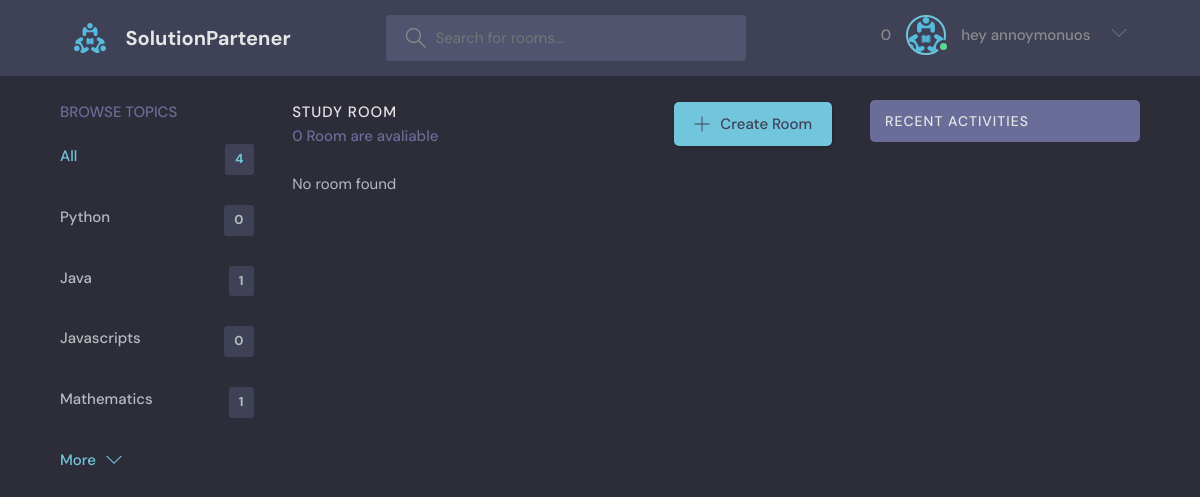
Page /?q=Python on the committed database.
### Base/models.py (models this page shows, shortened)
class Topic(models.Model):
    name = models.CharField(max_length=200)
    created  = models.DateTimeField(auto_now_add=True)
    updated = models.DateTimeField(auto_now=True)
    class Meta:
        verbose_name_plural = "Topics"
        verbose_name = "Topic"
        ordering = ("-updated", "-created")

class Room(models.Model):
    host =  models.ForeignKey(User, on_delete=models.CASCADE)
    topic = models.ForeignKey(Topic, on_delete=models.CASCADE)
    name = models.CharField(max_length=50)
    description = models.TextField(null=True, blank=True)
    participants = models.ManyToManyField(User, related_name="participants", blank=True)
    updated = models.DateTimeField(auto_now=True)
    created = models.DateTimeField(auto_now_add=True)
    class Meta:
        verbose_name_plural = "Rooms"
        verbose_name = "Room"
        ordering = ("-updated", )

### Base/views.py (the view)
# urls.py: path('', home, name="home"),
def home(request):
    if request.user.is_authenticated:
        if request.user.first_name == '' and request.user.last_name == '':
            return redirect('edit_user')
    else:
        pass
    q = request.GET.get('q') if request.GET.get('q') != None else ''
    rooms = Room.objects.filter(
        Q(topic__name__icontains=q)|
        Q(name__icontains=q)| Q(description__icontains=q)
        )
    room_count = rooms.count()
    topic = Topic.objects.all()[:4]
    room_topic = Room.objects.filter(topic=topic)
    message = Message.objects.filter(Q(room__topic__name__icontains=q))
    context = {
        'room': rooms, 'topic':  topic, 'room_count': room_count, 'room_messages': message, 'room_topic': room_topic
    }
    return render(request, 'base/home.html', context)

### templates/base/home.html (shortened to what this page needs)
{% extends "base/main.html" %}
{% block content %}
<main class="layout layout--3">
  <div class="container">
    <div class="topics">
      {% include "components/topic_sidebar.html" %}
    </div>
    <div class="roomList">
      <div class="roomList__header">
        <div>
        <h2>Study Room</h2>
        <p>{{room|length }}  Room {{room|pluralize:"is,are"}}  avaliable </p>
        </div>
        <a class="btn btn--main" href="{% if request.user.is_authenticated %} {% url 'room_form' %} {% else %} # {% endif %}">
          <svg version="1.1" xmlns="http://www.w3.org/2000/svg" width="32" height="32" viewBox="0 0 32 32">
              <title>add</title>
              <path
              d="M16.943 0.943h-1.885v14.115h-14.115v1.885h14.115v14.115h1.885v-14.115h14.115v-1.885h-14.115v-14.115z"
              ></path>
          </svg>
            Create Room
        </a>
      </div>
    {% include "components/room_sidebar.html" %}
    </div>
    <div class="activities">
      {% include "components/recent_activities.html" %}
    </div>
  </div>
</main>
{% endblock content %}

### templates/components/topic_sidebar.html
    <div class="topics__header">
        <h2>Browse Topics</h2>
    </div>
    <ul class="topics__list">
        <li>
        <a href="/" class="active">All <span>{{ topic|length }}</span></a>
        </li>
    {% for topics in topic %}
        <li>
            <a href="{% url 'home' %}?q={{topics.name}} "> {{ topics.name }}  <span>{{ topics.room_set.all|length }}</span></a>
        </li>
    {% endfor %}
    </ul>
    <a class="btn btn--link" href="{% url "topics" %}">
        More
        <svg version="1.1" xmlns="http://www.w3.org/2000/svg" width="32" height="32" viewBox="0 0 32 32">
        <title>chevron-down</title>
        <path d="M16 21l-13-13h-3l16 16 16-16h-3l-13 13z"></path>
        </svg>
    </a>

### static/styles/style.css (style rules this page uses)
:root { --color-main: #71c6dd; --color-main-light: #e1f6fb; --color-dark: #3f4156; --color-dark-medium: #51546e; --color-dark-light: #696d97; --color-light: #e5e5e5; --color-gray: #8b8b8b; --color-light-gray: #b2bdbd; --color-bg: #2d2d39; --color-success: #5dd693; --color-error: #fc4b0b; }
* { font-family: "DM Sans", -apple-system, BlinkMacSystemFont, "Segoe UI", Roboto, Oxygen, Ubuntu, Cantarell, "Open Sans", "Helvetica Neue", sans-serif; margin: 0; padding: 0; box-sizing: border-box; text-rendering: optimizeLegibility; font-size: inherit; }
html { font-size: 56.25%; }
@media only screen and (min-width: 1200px) { html { font-size: 62.5%; } }
body { line-height: 1.6; font-weight: 400; font-size: 1.5rem; color: var(--color-light-gray); background-color: var(--color-bg); min-height: 100vh; }
a { display: inline-block; color: var(--color-main); text-decoration: none; }
.container { max-width: 120rem; width: 90%; margin: auto; }
.btn { background-color: transparent; border: none; display: inline-flex; align-items: center; gap: 1rem; cursor: pointer; transition: all ease-in-out 0.3s; padding: 1rem 2rem; border-radius: 5px; box-shadow: 1px 1px 3px 1px rgba(0, 0, 0, 0.15); font-weight: 500; }
.btn--link { border-radius: 0; padding: 0; color: var(--color-main); box-shadow: none; }
.btn--main { background-color: var(--color-main); color: var(--color-dark); }
.btn > svg { fill: currentColor; width: 1.6rem; height: 1.6rem; }
.layout { margin-top: 2.4rem; }
.layout > .container { display: flex; justify-content: space-between; align-items: flex-start; }
.layout--3 > .container > div:first-child { flex-basis: 18%; max-width: 22.5rem; }
.layout--3 > .container > div:nth-child(2) { flex-basis: 50%; }
.layout--3 > .container > div:last-child { flex-basis: 25%; }
.topics__header { margin-bottom: 2rem; }
.topics__header h2 { text-transform: uppercase; font-weight: 500; color: var(--color-dark-light); }
.topics__list { list-style: none; }
.topics__list li a { display: flex; justify-content: space-between; margin-bottom: 3rem; font-weight: 500; color: var(--color-light-gray); transition: all 0.3s ease-in-out; }
.topics__list li a.active, .topics__list li a:hover { color: var(--color-main); }
.topics__list li a span { padding: 0.5rem 1rem; background-color: var(--color-dark); border-radius: 3px; font-size: 1.3rem; font-weight: 700; letter-spacing: 1px; }
.roomList__header { display: flex; justify-content: space-between; align-items: center; margin-bottom: 2.4rem; }
.roomList__header h2 { text-transform: uppercase; font-weight: 500; color: var(--color-light); letter-spacing: 1px; }
.roomList__header p { font-weight: 500; color: var(--color-dark-light); }
.activities { background: var(--color-dark); border-radius: 5px; overflow: hidden; }
a { text-decoration: none; }

### rows in the picture
Topic: name "Python", room_set.all|length "0"
Topic: name "Java", room_set.all|length "1"
Topic: name "Javascripts", room_set.all|length "0"
Topic: name "Mathematics", room_set.all|length "1"

### other values in the picture
{{ user.message_set.all|length }} "0"
{{ topic|length }} "4"
{{ room|length }} "0"
